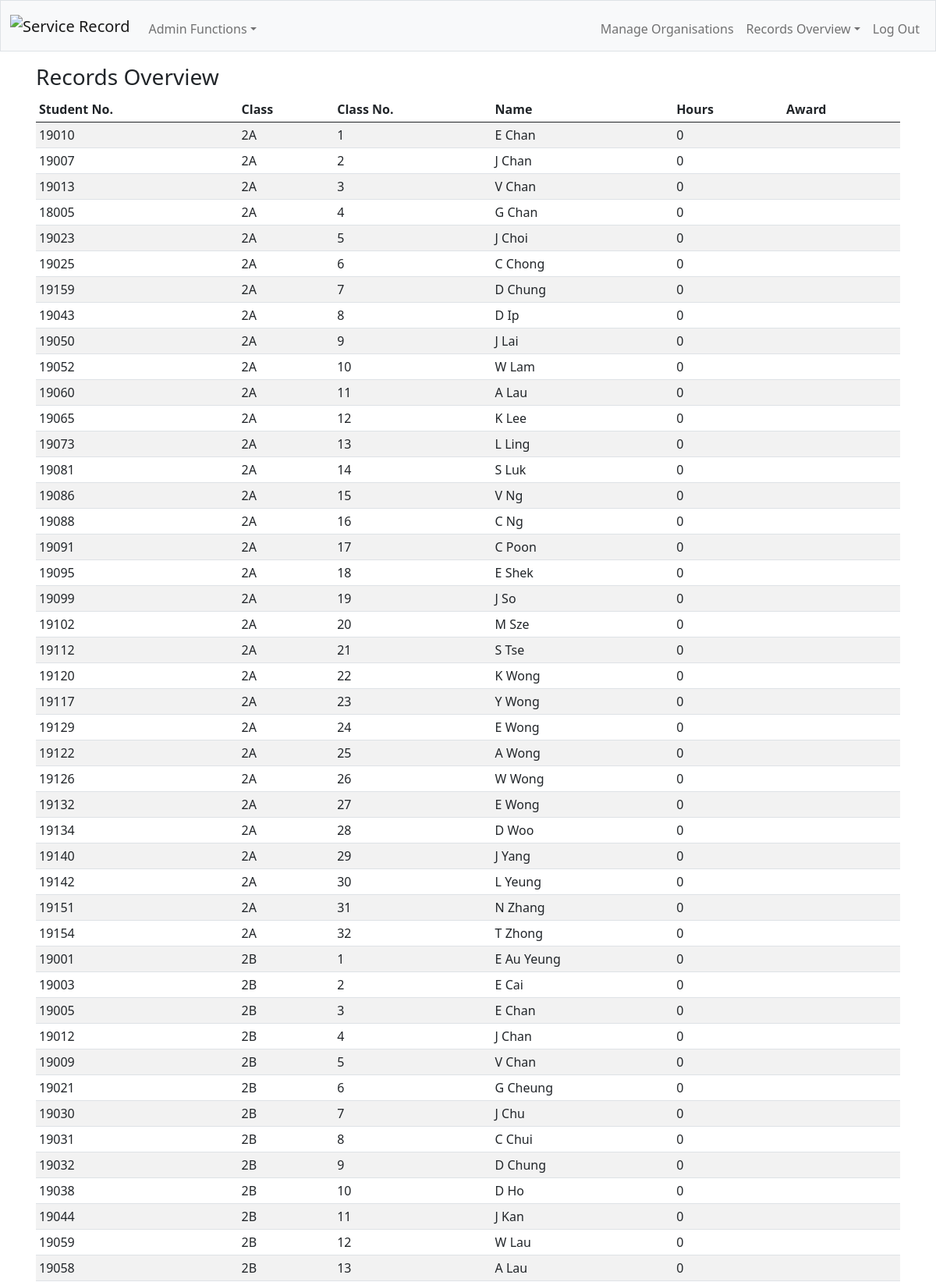
Screenshot of /s2overview (signed in, upper part) with the database file from the repository.
### tables this page shows
CREATE TABLE students (student_number INTEGER UNIQUE, class TEXT, class_number INTEGER, lastname TEXT, firstname TEXT, email TEXT, hash TEXT, total_hours NUMERIC DEFAULT 0, award TEXT);

### application.py (the view)
@app.route("/s2overview")
@login_required
def s2overview():
    if session.get("teacher_id") != 1:
        flash("You have no access to this.")
        return redirect(url_for("index"))
    else:
        cur.execute("SELECT * FROM students WHERE class LIKE ? ORDER BY class, class_number", ["2_"])
        students = cur.fetchall()
        return render_template("overview.html", students=students)

### application.py (called while the page is built)
def login_required(f):
    @wraps(f)
    def decorated_function(*args, **kwargs):
        if (session.get("student_number") is None) and (session.get("teacher_id") is None):
            flash("Please log in first.")
            return redirect(url_for("index"))
        return f(*args, **kwargs)
    return decorated_function

@app.context_processor
def check_identity():
    if session.get("student_number"):
        cur.execute("SELECT * FROM students WHERE student_number = ?", [session["student_number"]])
        rows = cur.fetchall()
        identity = rows[0][1] + "(" + str(rows[0][2]) + ")" + " " + rows[0][4] + " " + rows[0][3]
    elif session.get("teacher_id"):
        cur.execute("SELECT * FROM teachers WHERE teacher_id = ?", [session["teacher_id"]])
        rows = cur.fetchall()
        identity = rows[0][2]
    else:
        identity = "Not signed in"
    return dict(identity=identity)

### templates/overview.html (shortened to what this page needs)
{% extends "layout.html" %}
{% block main %}
    <h3>Records Overview</h3>
    <div class="table-responsive">
        <table class="table table-sm table-striped">
            <thead>
                <tr>
                    <th>Student No.</th>
                    <th>Class</th>
                    <th>Class No.</th>
                    <th>Name</th>
                    <th>Hours</th>
                    <th>Award</th>
                </tr>
            </thead>
            <tbody>
            {% for student in students %}
                <tr>
                    <td>{{ student[0] }}</td>
                    <td>{{ student[1] }}</td>
                    <td>{{ student[2] }}</td>
                    <td>{{ student[4] + " " + student[3] }}</td>
                    <td>{{ student[7] }}</td>
                    {% if student[8] == "Gold" %}
                        <td><strong><span style="color:DarkGoldenRod">{{ student[8] }}</span></strong></td>
                    {% elif student[8] == "Silver" %}
                        <td><strong><span style="color:SlateGrey">{{ student[8] }}</span></strong></td>
                    {% elif student[8] == "Bronze" %}
                        <td><strong><span style="color:Sienna">{{ student[8] }}</span></strong></td>
                    {% else %}
                        <td><strong>{{ student[8] }}</strong></td>
                    {% endif %}
            {% endfor %}
            </tbody>
        </table>
    </div>
{% endblock %}

### rows the page displays
students: student_number "19010", class "2A", class_number "1", firstname+lastname "E Chan", total_hours "0"
students: student_number "19007", class "2A", class_number "2", firstname+lastname "J Chan", total_hours "0"
students: student_number "19013", class "2A", class_number "3", firstname+lastname "V Chan", total_hours "0"
students: student_number "18005", class "2A", class_number "4", firstname+lastname "G Chan", total_hours "0"
students: student_number "19023", class "2A", class_number "5", firstname+lastname "J Choi", total_hours "0"
students: student_number "19025", class "2A", class_number "6", firstname+lastname "C Chong", total_hours "0"
students: student_number "19159", class "2A", class_number "7", firstname+lastname "D Chung", total_hours "0"
students: student_number "19043", class "2A", class_number "8", firstname+lastname "D Ip", total_hours "0"
students: student_number "19050", class "2A", class_number "9", firstname+lastname "J Lai", total_hours "0"
students: student_number "19052", class "2A", class_number "10", firstname+lastname "W Lam", total_hours "0"
students: student_number "19060", class "2A", class_number "11", firstname+lastname "A Lau", total_hours "0"
students: student_number "19065", class "2A", class_number "12", firstname+lastname "K Lee", total_hours "0"
students: student_number "19073", class "2A", class_number "13", firstname+lastname "L Ling", total_hours "0"
students: student_number "19081", class "2A", class_number "14", firstname+lastname "S Luk", total_hours "0"
students: student_number "19086", class "2A", class_number "15", firstname+lastname "V Ng", total_hours "0"
students: student_number "19088", class "2A", class_number "16", firstname+lastname "C Ng", total_hours "0"
students: student_number "19091", class "2A", class_number "17", firstname+lastname "C Poon", total_hours "0"
students: student_number "19095", class "2A", class_number "18", firstname+lastname "E Shek", total_hours "0"
students: student_number "19099", class "2A", class_number "19", firstname+lastname "J So", total_hours "0"
students: student_number "19102", class "2A", class_number "20", firstname+lastname "M Sze", total_hours "0"
students: student_number "19112", class "2A", class_number "21", firstname+lastname "S Tse", total_hours "0"
students: student_number "19120", class "2A", class_number "22", firstname+lastname "K Wong", total_hours "0"
students: student_number "19117", class "2A", class_number "23", firstname+lastname "Y Wong", total_hours "0"
students: student_number "19129", class "2A", class_number "24", firstname+lastname "E Wong", total_hours "0"
students: student_number "19122", class "2A", class_number "25", firstname+lastname "A Wong", total_hours "0"
students: student_number "19126", class "2A", class_number "26", firstname+lastname "W Wong", total_hours "0"
students: student_number "19132", class "2A", class_number "27", firstname+lastname "E Wong", total_hours "0"
students: student_number "19134", class "2A", class_number "28", firstname+lastname "D Woo", total_hours "0"
students: student_number "19140", class "2A", class_number "29", firstname+lastname "J Yang", total_hours "0"
students: student_number "19142", class "2A", class_number "30", firstname+lastname "L Yeung", total_hours "0"
students: student_number "19151", class "2A", class_number "31", firstname+lastname "N Zhang", total_hours "0"
students: student_number "19154", class "2A", class_number "32", firstname+lastname "T Zhong", total_hours "0"
students: student_number "19001", class "2B", class_number "1", firstname+lastname "E Au Yeung", total_hours "0"
students: student_number "19003", class "2B", class_number "2", firstname+lastname "E Cai", total_hours "0"
students: student_number "19005", class "2B", class_number "3", firstname+lastname "E Chan", total_hours "0"
students: student_number "19012", class "2B", class_number "4", firstname+lastname "J Chan", total_hours "0"
students: student_number "19009", class "2B", class_number "5", firstname+lastname "V Chan", total_hours "0"
students: student_number "19021", class "2B", class_number "6", firstname+lastname "G Cheung", total_hours "0"
students: student_number "19030", class "2B", class_number "7", firstname+lastname "J Chu", total_hours "0"
students: student_number "19031", class "2B", class_number "8", firstname+lastname "C Chui", total_hours "0"
students: student_number "19032", class "2B", class_number "9", firstname+lastname "D Chung", total_hours "0"
students: student_number "19038", class "2B", class_number "10", firstname+lastname "D Ho", total_hours "0"
students: student_number "19044", class "2B", class_number "11", firstname+lastname "J Kan", total_hours "0"
students: student_number "19059", class "2B", class_number "12", firstname+lastname "W Lau", total_hours "0"
students: student_number "19058", class "2B", class_number "13", firstname+lastname "A Lau", total_hours "0"
